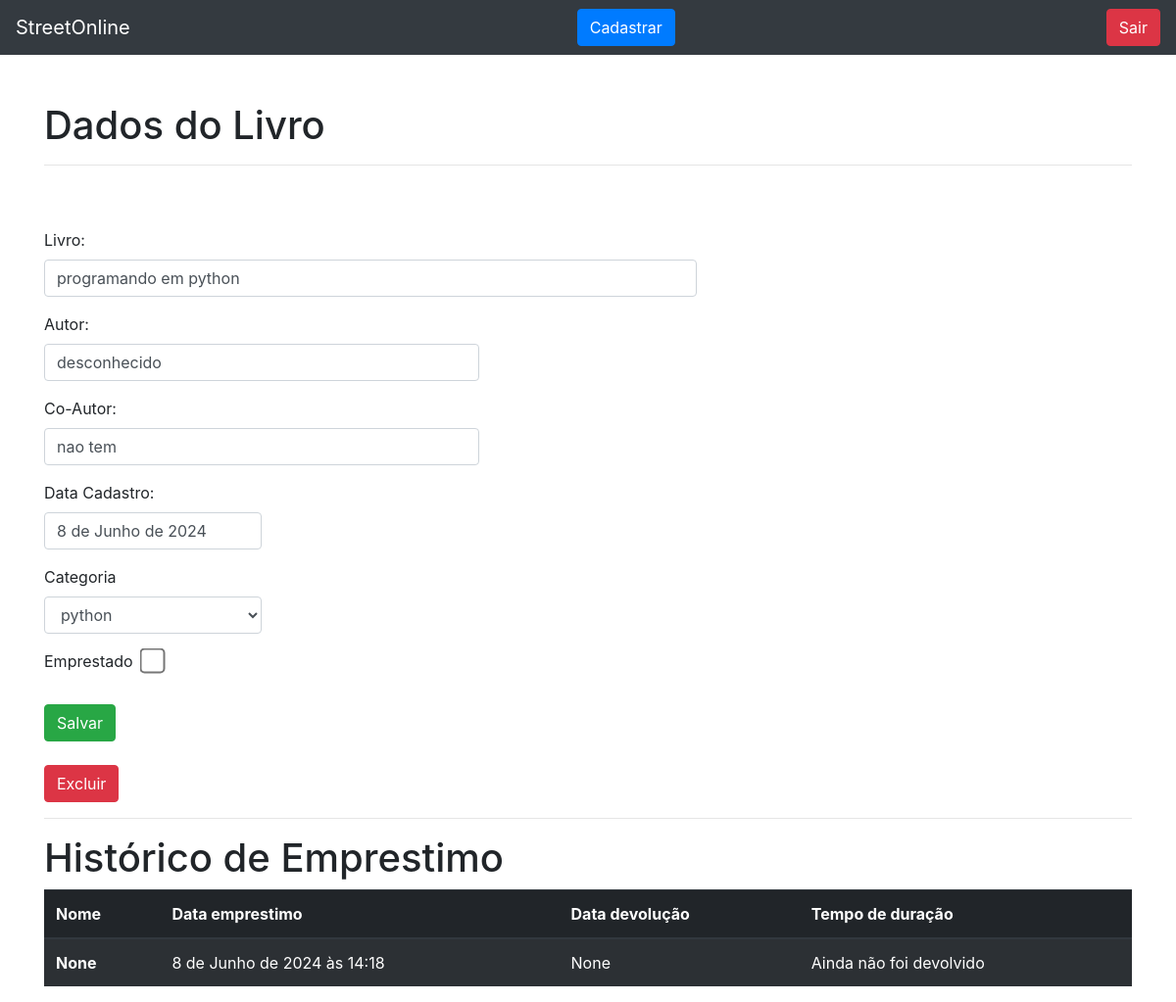
/livro/ver_livro/21 (signed in), run on the app's committed database.
### livro/models.py (models this page shows, shortened)
class Livros(models.Model):
    nome = models.CharField(max_length=60)
    autor = models.CharField(max_length=30)
    co_autor = models.CharField(max_length=30, blank=True)
    data_cadastro = models.DateField(default=date.today)
    emprestado = models.BooleanField(default=False)
    categoria = models.ForeignKey(Categoria,on_delete= models.DO_NOTHING)
    usuario = models.ForeignKey(Usuario,on_delete=models.DO_NOTHING)
    class Meta:
        verbose_name = 'Livro'

class Emprestimos(models.Model):
    choices = (
        ('P', 'Péssimo'),
        ('R', 'Ruim'),
        ('B', 'Bom'),
        ('O', 'Ótimo')
    )
    nome_emprestado = models.ForeignKey(Usuario, on_delete=models.DO_NOTHING, blank=True, null=True)
    nome_emprestado_anonimo = models.CharField(max_length=30, blank=True, null=True)
    data_emprestimo = models.DateTimeField(default=datetime.datetime.now())
    data_devolucao = models.DateTimeField(blank=True, null=True)
    livro = models.ForeignKey(Livros, on_delete=models.DO_NOTHING)
    avaliacao = models.CharField(max_length=1, choices=choices, blank=True, null=True)

### livro/views.py (the view)
# urls.py: path('ver_livro/<int:id>', views.ver_livros, name='ver_livros'),
def ver_livros(request, id):
    if request.session.get('usuario'):
        livro = Livros.objects.get(id=id)
        if request.session.get('usuario') == livro.usuario.id:
            usuario = Usuario.objects.get(id=request.session['usuario'])
            categoria_livro = Categoria.objects.filter(usuario = request.session.get('usuario'))
            emprestimos = Emprestimos.objects.filter(livro = livro)
            form = CadastroLivro()
            form.fields['usuario'].initial = request.session['usuario']
            form.fields['categoria'].queryset = Categoria.objects.filter(usuario=usuario)
            form_categoria = CategoriaLivro()
            usuarios =  Usuario.objects.all()
            livros = Livros.objects.filter(usuario_id = request.session.get('usuario'))
            return render(request, 'ver_livro.html',{'livro': livro, 'categoria_livro': categoria_livro, 'emprestimos': emprestimos,
                                                     'usuario_logado':request.session.get('usuario'),'form':form, 'form_categoria': form_categoria,
                                                     'id_livro': id, 'livros':livros, 'usuarios':usuarios })
        else:
            return HttpResponse('Esse livro não é seu')
    return redirect('/auth/login/?status=2')

### livro/forms.py
class CadastroLivro(forms.ModelForm):
    class Meta:
        model = Livros
        fields = "__all__"
    def __init__(self, *args, **kwargs):
        super().__init__(*args, **kwargs)
        self.fields['usuario'].widget = forms.HiddenInput()

class CategoriaLivro(forms.Form):
    nome = forms.CharField(max_length=30)
    descricao = forms.CharField(max_length=60)
    def __init__(self, *args, **kwargs):
        super().__init__(*args, **kwargs)
        self.fields['descricao'].widget = forms.Textarea()

### livro/models.py (called while the page is built)
    def __str__(self):
        return self.nome

### livro/templates/ver_livro.html (shortened to what this page needs)
{% extends 'base.html' %}
{% load filtros %}
	{% block 'conteudo' %}
		<div class="container">
			<br>
			<br>
			<h1> Dados do Livro </h1>
			<hr>
			<br>
			<br>
			<form action="#" method="POST">{% csrf_token%}
				<p>
					<label>Livro:</label>
					<input style="width: 60%" class="form-control" type="text" value="{{livro.nome}}">
				</p>
				<p>
					<label>Autor:</label>
					<input style="width: 40%" class="form-control" type="text" value="{{livro.autor}}">
				</p>
				<p>
					<label>Co-Autor:</label>
					<input style="width: 40%" class="form-control" type="text" value="{{livro.co_autor}}">
				</p>
				<P>
					<label>Data Cadastro:</label>
					<input style="width: 20%" class="form-control" type="text" value="{{livro.data_cadastro}}">
				</p>
				<p>
					<label>Categoria</label>
					<select class="form-control" style="width: 20%" name="categoria">
						{% for i in categoria_livro %}
							{% if livro.categoria.nome == i.nome %}
								<option selected>{{i}}</option>
							{% else %}
								<option>{{i}}</option>
							{% endif %}
						{% endfor %}
					</select>
				</p>
				<label>Emprestado &nbsp;</label>
				{% if livro.emprestado %}
					<input style="transform: scale(2.0);" checked type="checkbox" name="emprestado" id="emprestado">
				{% else %}
					<input style="transform: scale(2.0);" type="checkbox" name="nao_emprestado" id="nao_emprestado">
				{% endif %}
				<br>
				<br>
				<input type="submit" class="btn btn-success" value="Salvar">
			</form>
			<br>
			<button type="button" class="btn btn-danger" data-toggle="modal" data-target="#modalexcluilivro">Excluir</button>
			<hr>
			<h1> Histórico de Emprestimo </h1>
			<table class="table table-striped table-dark">
			  <thead>
				<tr>
				  <th scope="col">Nome</th>
				  <th scope="col">Data emprestimo</th>
				  <th scope="col">Data devolução</th>
				  <th scope="col">Tempo de duração</th>
				</tr>
			  </thead>
			  <tbody>
			  	{% for i in emprestimos %}
					<tr>
						{% if i.nome_emprestado_anonimmo == None %}
					  		  <th scope="row">{{i.nome_emprestado}}</th>
						{% else %}
						      <th scope="row">{{i.nome_emprestado_anonimmo}}</th>
						{% endif %}
					  <td>{{i.data_emprestimo}}</td>
					  <td>{{i.data_devolucao}}</td>
						{% if i.data_devolucao %}
					  		<td> {{ i.data_devolucao|mostra_duracao:i.data_emprestimo }} Dias</td>
						{% else %}
							<td>Ainda não foi devolvido</td>
						{% endif %}
					</tr>
				{% endfor %}
			</table>
		</div>
	{% endblock %}

### data on the page
Livros: nome "programando em python", autor "desconhecido", co_autor "nao tem", data_cadastro "8 de Junho de 2024"
Emprestimos: nome_emprestado "None", data_emprestimo "8 de Junho de 2024 às 14:18", data_devolucao "None", shows "Ainda não foi devolvido"

### other printed values
form field categoria "python"
